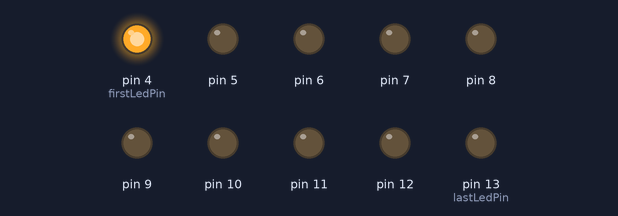
This sketch was run on a simulated Arduino Uno, built with avr-gcc and run on an emulated ATmega328P. Parts: output pins drawn as LEDs (lit = HIGH).

Above: at 0.05 s.
At 0.75 s:
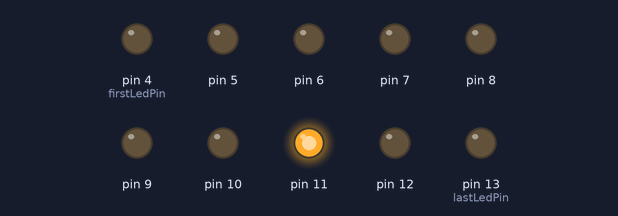
At 1.55 s:
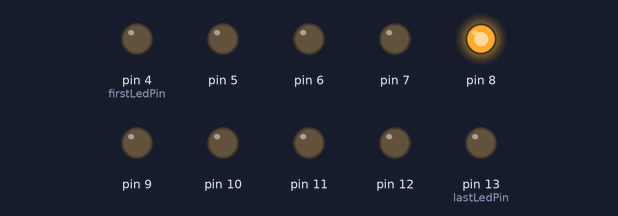
At 2.25 s:
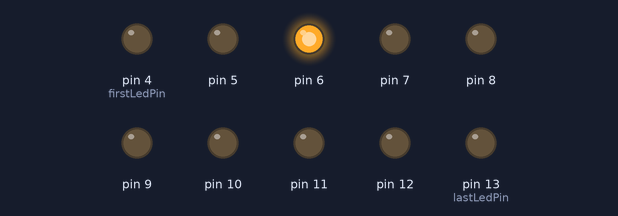
At 3.0 s:
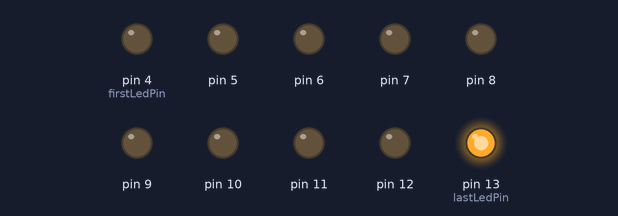
At 4.55 s:
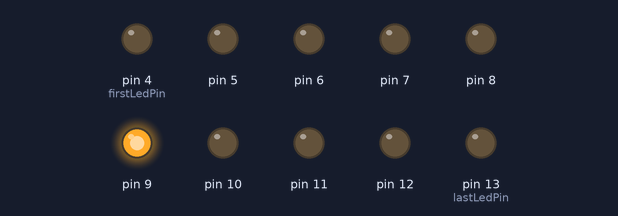
Timing chart, 0 to 4.8 s (numbered marks = the images above):
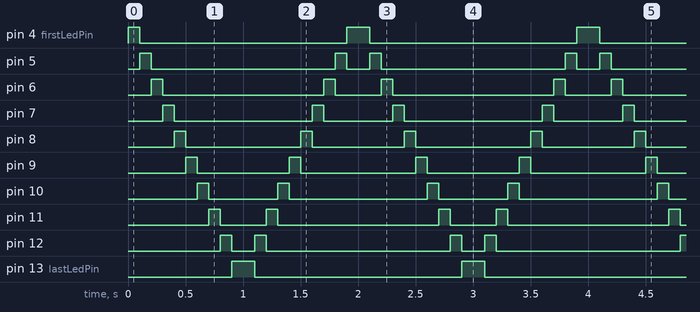

The sketch:

lab7-1.ino
```cpp
const int firstLedPin = 4; //設定開頭 LED 腳位編號, 並設為整數常數
const int lastLedPin = 13; //設定最後 LED 腳位編號, 並設為整數常數
void setup() {
  for(int led = firstLedPin; led <= lastLedPin; led= led +1){
    pinMode(led, OUTPUT); //將每個數位輸出入腳位 (4~13) 設為 OUTPUT 模式
  }
}
void loop() {
  for(int led = firstLedPin; led <= lastLedPin; led= led +1) {
    digitalWrite(led, HIGH); //將高電位輸出到 led 腳位
    delay(100);
    digitalWrite(led, LOW); //將低電位輸出到 led 腳位
  }
  for(int led = lastLedPin; led >= firstLedPin; led= led -1) {
    digitalWrite(led, HIGH); //把高電位輸出到 led 腳位
    delay(100);
    digitalWrite(led, LOW); //將低電位輸出到 led 腳位
  }
}
```

Measured:
- by itself, pin 4 (firstLedPin): repeats every 2.0 s: LOW 1.8 s, HIGH 0.20 s
- by itself, pin 5: repeats every 2.0 s: LOW 1.6 s, HIGH 0.10 s, LOW 0.20 s, HIGH 0.10 s
- by itself, pin 6: repeats every 2.0 s: LOW 1.4 s, HIGH 0.10 s, LOW 0.40 s, HIGH 0.10 s
- by itself, pin 7: repeats every 2.0 s: LOW 1.2 s, HIGH 0.10 s, LOW 0.60 s, HIGH 0.10 s
- by itself, pin 8: repeats every 2.0 s: LOW 1.0 s, HIGH 0.10 s, LOW 0.80 s, HIGH 0.10 s
- by itself, pin 9: repeats every 2.0 s: LOW 0.80 s, HIGH 0.10 s, LOW 1.0 s, HIGH 0.10 s
- by itself, pin 10: repeats every 2.0 s: LOW 0.60 s, HIGH 0.10 s, LOW 1.2 s, HIGH 0.10 s
- by itself, pin 11: repeats every 2.0 s: LOW 0.40 s, HIGH 0.10 s, LOW 1.4 s, HIGH 0.10 s
